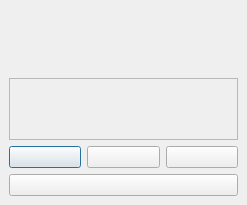
<ui version="4.0" >
 <class>Prototyper</class>
 <widget class="QDialog" name="Prototyper" >
  <property name="geometry" >
   <rect>
    <x>0</x>
    <y>0</y>
    <width>247</width>
    <height>205</height>
   </rect>
  </property>
  <property name="windowTitle" >
   <string>Prototyper</string>
  </property>
  <property name="windowIcon" >
   <iconset resource="../images.qrc" >
    <normaloff>:/icons/images/NetworkEditor-icon.png</normaloff>:/icons/images/NetworkEditor-icon.png</iconset>
  </property>
  <layout class="QVBoxLayout" >
   <property name="spacing" >
    <number>6</number>
   </property>
   <property name="margin" >
    <number>9</number>
   </property>
   <item>
    <layout class="QHBoxLayout" >
     <property name="spacing" >
      <number>6</number>
     </property>
     <property name="margin" >
      <number>0</number>
     </property>
     <item>
      <widget class="QLabel" name="playStatus" >
       <property name="text" >
        <string/>
       </property>
       <property name="pixmap" >
        <pixmap resource="../images.qrc" >:/icons/images/clamlogo.png</pixmap>
       </property>
       <property name="alignment" >
        <set>Qt::AlignCenter</set>
       </property>
      </widget>
     </item>
     <item>
      <widget class="QLabel" name="label" >
       <property name="text" >
        <string/>
       </property>
       <property name="pixmap" >
        <pixmap resource="../images.qrc" >:/icons/images/NetworkEditor-icon.png</pixmap>
       </property>
      </widget>
     </item>
    </layout>
   </item>
   <item>
    <widget class="QFrame" name="frame" >
     <property name="frameShape" >
      <enum>QFrame::StyledPanel</enum>
     </property>
     <property name="frameShadow" >
      <enum>QFrame::Sunken</enum>
     </property>
     <layout class="QHBoxLayout" >
      <property name="spacing" >
       <number>6</number>
      </property>
      <property name="margin" >
       <number>0</number>
      </property>
      <item>
       <widget class="QLabel" name="PlaybackIndicator" />
      </item>
      <item>
       <widget class="QLabel" name="BackendIndicator" >
        <property name="sizePolicy" >
         <sizepolicy vsizetype="Preferred" hsizetype="Minimum" >
          <horstretch>0</horstretch>
          <verstretch>0</verstretch>
         </sizepolicy>
        </property>
        <property name="alignment" >
         <set>Qt::AlignRight|Qt::AlignTrailing|Qt::AlignVCenter</set>
        </property>
       </widget>
      </item>
     </layout>
    </widget>
   </item>
   <item>
    <layout class="QHBoxLayout" >
     <property name="spacing" >
      <number>6</number>
     </property>
     <property name="margin" >
      <number>0</number>
     </property>
     <item>
      <widget class="QPushButton" name="PlayButton" >
       <property name="sizePolicy" >
        <sizepolicy vsizetype="Fixed" hsizetype="Expanding" >
         <horstretch>0</horstretch>
         <verstretch>0</verstretch>
        </sizepolicy>
       </property>
       <property name="toolTip" >
        <string>Play</string>
       </property>
       <property name="icon" >
        <iconset resource="../images.qrc" >
         <normaloff>:/icons/images/player_play.png</normaloff>:/icons/images/player_play.png</iconset>
       </property>
      </widget>
     </item>
     <item>
      <widget class="QPushButton" name="PauseButton" >
       <property name="sizePolicy" >
        <sizepolicy vsizetype="Fixed" hsizetype="Expanding" >
         <horstretch>0</horstretch>
         <verstretch>0</verstretch>
        </sizepolicy>
       </property>
       <property name="toolTip" >
        <string>Stop</string>
       </property>
       <property name="icon" >
        <iconset resource="../images.qrc" >
         <normaloff>:/icons/images/player_pause.png</normaloff>:/icons/images/player_pause.png</iconset>
       </property>
      </widget>
     </item>
     <item>
      <widget class="QPushButton" name="StopButton" >
       <property name="sizePolicy" >
        <sizepolicy vsizetype="Fixed" hsizetype="Expanding" >
         <horstretch>0</horstretch>
         <verstretch>0</verstretch>
        </sizepolicy>
       </property>
       <property name="toolTip" >
        <string>Stop</string>
       </property>
       <property name="icon" >
        <iconset resource="../images.qrc" >
         <normaloff>:/icons/images/player_stop.png</normaloff>:/icons/images/player_stop.png</iconset>
       </property>
      </widget>
     </item>
    </layout>
   </item>
   <item>
    <widget class="QPushButton" name="CloseButton" >
     <property name="sizePolicy" >
      <sizepolicy vsizetype="Fixed" hsizetype="Expanding" >
       <horstretch>0</horstretch>
       <verstretch>0</verstretch>
      </sizepolicy>
     </property>
     <property name="toolTip" >
      <string>Exit</string>
     </property>
     <property name="icon" >
      <iconset resource="../images.qrc" >
       <normaloff>:/icons/images/exit.png</normaloff>:/icons/images/exit.png</iconset>
     </property>
    </widget>
   </item>
  </layout>
 </widget>
 <layoutdefault spacing="6" margin="11" />
 <tabstops>
  <tabstop>PlayButton</tabstop>
  <tabstop>StopButton</tabstop>
  <tabstop>CloseButton</tabstop>
 </tabstops>
 <resources>
  <include location="../images.qrc" />
 </resources>
 <connections>
  <connection>
   <sender>CloseButton</sender>
   <signal>clicked()</signal>
   <receiver>Prototyper</receiver>
   <slot>close()</slot>
   <hints>
    <hint type="sourcelabel" >
     <x>231</x>
     <y>138</y>
    </hint>
    <hint type="destinationlabel" >
     <x>240</x>
     <y>147</y>
    </hint>
   </hints>
  </connection>
 </connections>
</ui>
